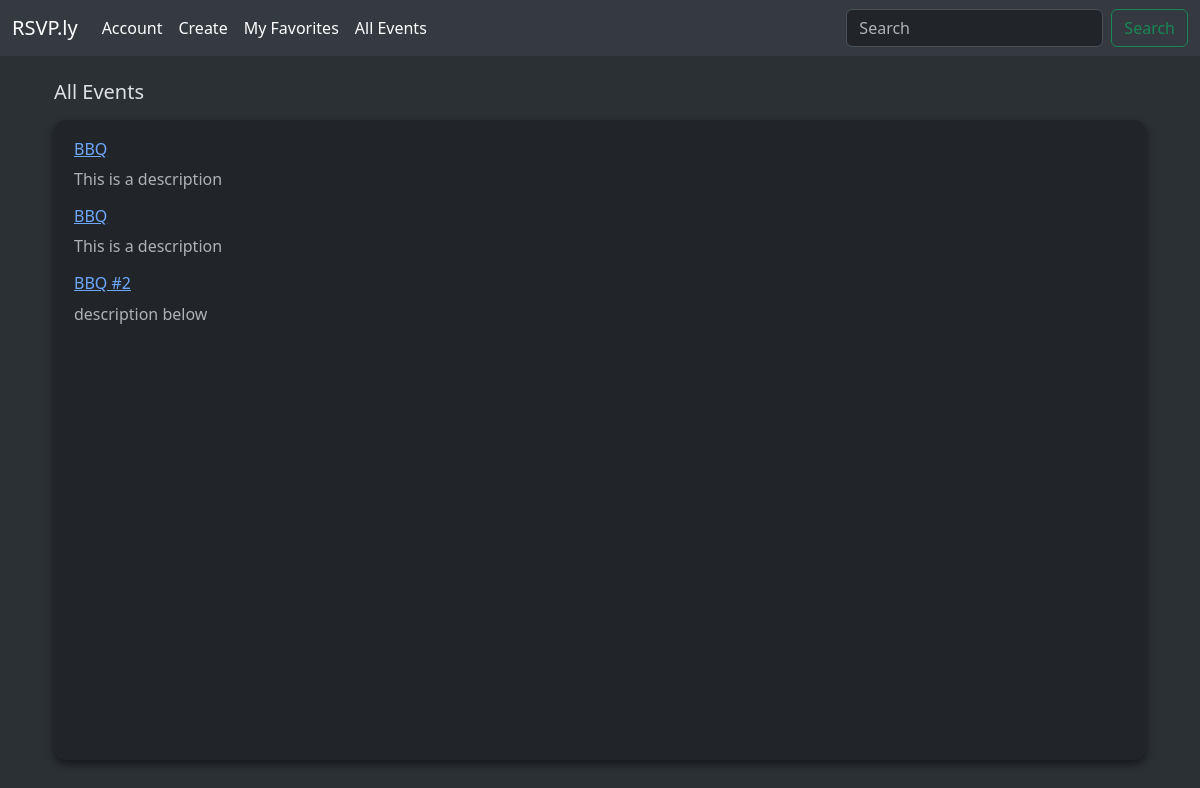
Before: /events with the older database file.
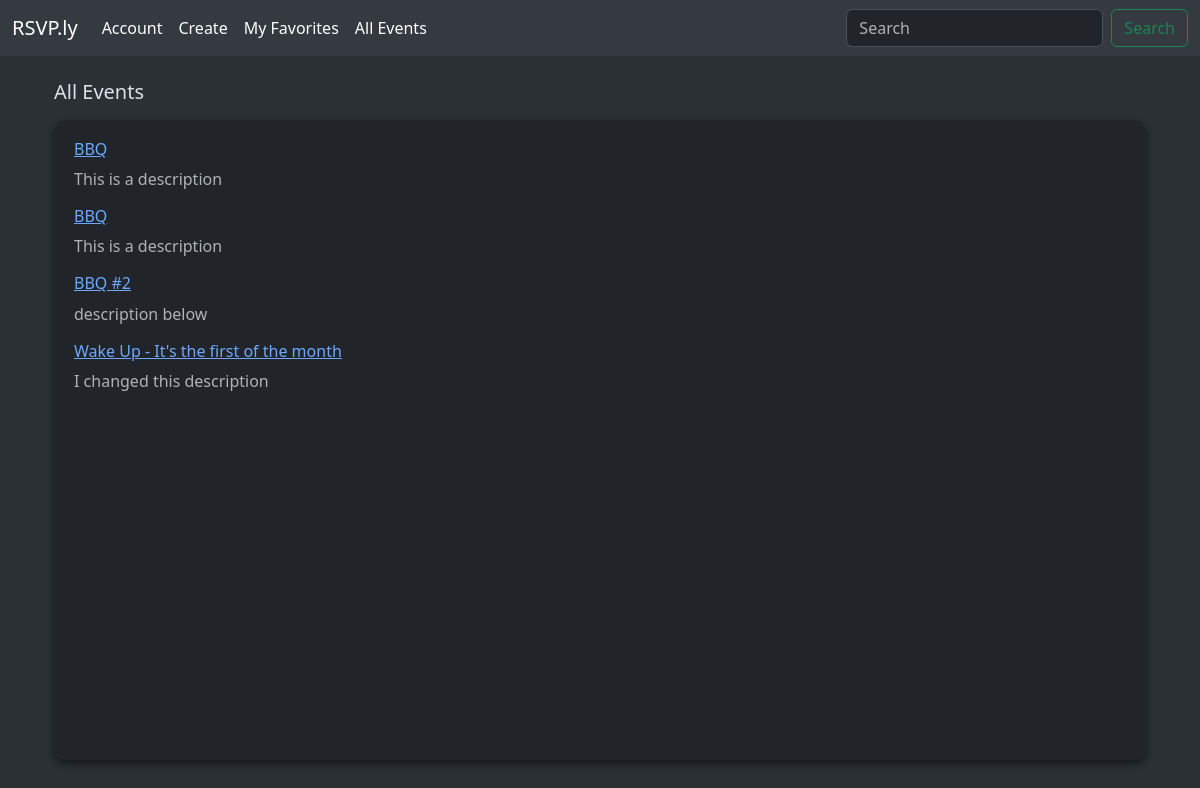
After: the same page with the newer database file.
### app/models.py (models this page shows, shortened)
class TimestampMixin:
    created_at: Mapped[datetime] = mapped_column(
        DateTime(timezone=True), server_default=func.now(), nullable=False
    )
    updated_at: Mapped[datetime] = mapped_column(
        DateTime(timezone=True), server_default=func.now(),
        onupdate=func.now(), nullable=False
    )

class Event(db.Model, TimestampMixin):
    __tablename__ = "events"
    __table_args__ = (
        CheckConstraint("ends_at > starts_at", name="chk_event_time"),
        Index("idx_events_starts_at", "starts_at"),
        Index("idx_events_organizer", "organizer_id"),
    )
    id: Mapped[int] = mapped_column(primary_key=True)
    title: Mapped[str] = mapped_column(String(255), nullable=False)
    description: Mapped[str | None] = mapped_column(Text)
    starts_at: Mapped[datetime] = mapped_column(DateTime(timezone=True), nullable=False)
    ends_at: Mapped[datetime] = mapped_column(DateTime(timezone=True), nullable=False)
    capacity: Mapped[int | None] = mapped_column(Integer)  # NULL = unlimited
    is_public: Mapped[bool] = mapped_column(Boolean, server_default=text("true"), nullable=False)
    address_line1: Mapped[str | None] = mapped_column(String(255))
    address_line2: Mapped[str | None] = mapped_column(String(255))
    organizer_id: Mapped[int] = mapped_column(
        ForeignKey("users.id", ondelete="RESTRICT"), nullable=False
    )
    organizer: Mapped[User] = relationship(back_populates="organized_events")
    categories: Mapped[list[Category]] = relationship(
        secondary=event_categories, back_populates="events"
    )
    rsvps: Mapped[list["Rsvp"]] = relationship(
        back_populates="event", cascade="all, delete-orphan"
    )
    comments: Mapped[list["EventComment"]] = relationship(
        back_populates="event", cascade="all, delete-orphan"
    )
    @hybrid_property
    def seats_taken(self) -> int:
        """Counts the number of occupied seats (1 per going RSVP + guests)."""
        return sum(
            (1 + r.guests_count) for r in self.rsvps if r.status == RsvpStatus.going
        )

### app/routes.py (the view)
@myapp_obj.route("/events")
def view_all_events():
    events = Event.query.all() # get all events
    return render_template("hello.html", events=events)

### app/templates/hello.html (shortened to what this page needs)
{% extends "layout.html" %}
{% block content %}
<div class="container">
  <div class="row">
        <div class="col-md-12 mb-3">
            <h5 class="mb-3">All Events</h5>
                <div class="scrollable-container">
                    {% for event in events %}
                        <h6><a href = "/event/{{event.id}}">{{event.title}}</a></h6>
                        <p class="text-muted">
                            {{event.description}}
                        </p>
                        {% else %}
                        <p>
                            <h6>No events found.</h6>
                        </p>
                    {% endfor %}
                </div>
        </div>
</div>
{% endblock %}

### app/templates/layout.html (shortened to what this page needs)
<!doctype html>
<html lang="en" data-bs-theme="dark">
  <head>
    <link href="https://cdn.jsdelivr.net/npm/bootstrap@5.3.6/dist/css/bootstrap.min.css" rel="stylesheet">
  </head>
  <body>
{% block navbar %}
<nav class="navbar navbar-expand-lg fixed-top bg-body-secondary">
  <div class="container-fluid">
    <a class="navbar-brand" href="#">RSVP.ly</a>
    <div class="collapse navbar-collapse" id="navbarSupportedContent">
      <ul class="navbar-nav me-auto mb-2 mb-lg-0">
        <li class="nav-item">
          {% if current_user %}
              <a class="nav-link active" aria-current="page" href="/view/{{ current_user.username }}">Account</a>
        <li class="nav-item">
              <a class="nav-link active" aria-current="page" href="/event/new">Create</a>
        <li class="nav-item">
              <a class="nav-link active" aria-current="page" href="/favorites">My Favorites</a>
          {% endif %}
        <li class="nav-item">
              <a class="nav-link active" aria-current="page" href="/events">All Events</a>
      </ul>
      <form class="d-flex" action="{{ url_for('search_events') }}" method="GET">
        <input class="form-control me-2" type="search" name="query" placeholder="Search" aria-label="Search"/>
        <button class="btn btn-outline-success" type="submit">Search</button>
      </form>
    </div>
  </div>
</nav>
{% endblock %}
  <div class="container mt-4">
      {% block content %}{% endblock %}
  </div>
  </body>
</html>

### app/templates/hello.html (style rules this page uses)
html, body { background-color: var(--bs-tertiary-bg); }
.scrollable-container { background-color: var(--bs-body-bg); padding: 20px; border-radius: 12px; box-shadow: 0 4px 8px rgba(0, 0, 0, 0.5); height: 80vh; overflow-y: auto; }

Changed rows visible on the page:
added Event: title "Wake Up - It's the first of the month", description "I changed this description"
